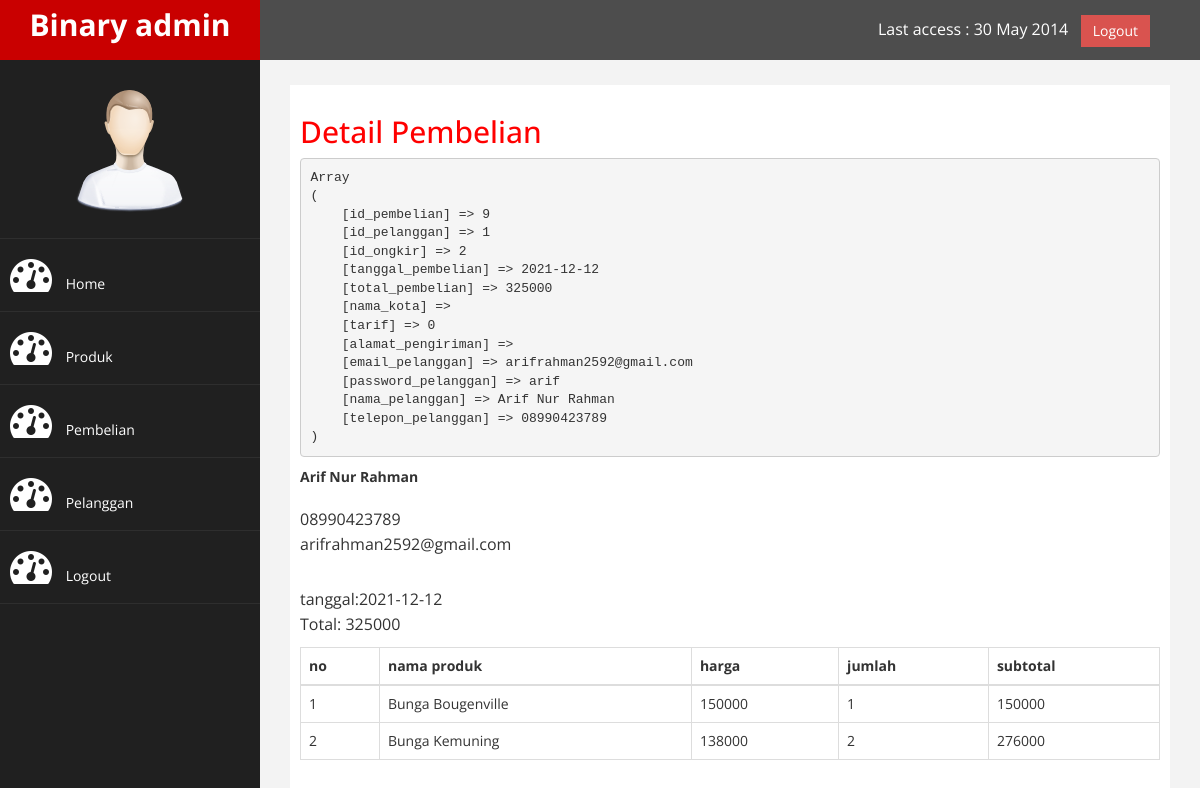
Screenshot of /kembang/admin/index.php?halaman=detail&id=9 (signed in) with the database file from the repository.
### tables this page shows
CREATE TABLE `pembelian` (
  `id_pembelian` int(11) NOT NULL,
  `id_pelanggan` int(11) NOT NULL,
  `id_ongkir` int(11) NOT NULL,
  `tanggal_pembelian` date NOT NULL,
  `total_pembelian` int(11) NOT NULL,
  `nama_kota` varchar(100) NOT NULL,
  `tarif` int(11) NOT NULL,
  `alamat_pengiriman` text NOT NULL
);

CREATE TABLE `pelanggan` (
  `id_pelanggan` int(11) NOT NULL,
  `email_pelanggan` varchar(100) NOT NULL,
  `password_pelanggan` varchar(50) NOT NULL,
  `nama_pelanggan` varchar(100) NOT NULL,
  `telepon_pelanggan` varchar(25) NOT NULL
);

CREATE TABLE `pembelian_produk` (
  `id_pembelian_produk` int(11) NOT NULL,
  `id_pembelian` int(11) NOT NULL,
  `id_produk` int(11) NOT NULL,
  `jumlah` int(11) NOT NULL,
  `nama` varchar(100) NOT NULL,
  `harga` int(11) NOT NULL,
  `berat` int(11) NOT NULL,
  `subberat` int(11) NOT NULL,
  `subharga` int(11) NOT NULL
);

CREATE TABLE `produk` (
  `id_produk` int(11) NOT NULL,
  `nama_produk` varchar(100) NOT NULL,
  `harga_produk` int(11) NOT NULL,
  `berat_produk` int(11) NOT NULL,
  `foto_produk` varchar(100) NOT NULL,
  `deskripsi_produk` text NOT NULL
);

### kembang/admin/detail.php (the view)
<h2>Detail Pembelian</h2>
<?php
$ambil = $koneksi->query("SELECT * FROM pembelian JOIN pelanggan
    ON pembelian.id_pelanggan=pelanggan.id_pelanggan
    WHERE pembelian.id_pembelian='$_GET[id]'");
$detail = $ambil->fetch_assoc();
?>
<pre><?php print_r($detail); ?></pre>
<strong><?php echo $detail['nama_pelanggan']; ?></strong> <br>
<p>
    <?php echo $detail['telepon_pelanggan']; ?> <br>
    <?php echo $detail['email_pelanggan']; ?>
</p>
<p>
    tanggal:<?php echo $detail['tanggal_pembelian']; ?> <br>
    Total: <?php echo $detail['total_pembelian']; ?>
</p>
<table class="table table-bordered">
    <thead>
        <tr>
            <th>no</th>
            <th>nama produk</th>
            <th>harga</th>
            <th>jumlah</th>
            <th>subtotal</th>
        </tr>
    </thead>
    <tbody>
        <?php $nomor=1; ?>
        <?php $ambil=$koneksi->query("SELECT * FROM pembelian_produk JOIN produk ON pembelian_produk.id_produk=produk.id_produk
        WHERE pembelian_produk.id_pembelian='$_GET[id]'"); ?>
        <?php while($pecah=$ambil->fetch_assoc()){ ?>
        <tr>
            <td><?php echo $nomor; ?></td>
            <td><?php echo $pecah['nama_produk']; ?></td>
            <td><?php echo $pecah['harga_produk']; ?></td>
            <td><?php echo $pecah['jumlah']; ?></td>
            <td>
                <?php echo $pecah['harga_produk']*$pecah['jumlah']; ?>
            </td>
        </tr>
        <?php $nomor++; ?>
        <?php } ?>
    </tbody>
</table>

### kembang/admin/assets/css/custom.css (style rules this page uses)
body { font-family: 'Open Sans', sans-serif; }
h2 { color: #f00; }
p { font-size:16px; line-height:25px; padding-top:20px; }

### rows the page displays
pembelian: id_pelanggan.nama_pelanggan "Arif Nur Rahman", id_pelanggan.telepon_pelanggan "08990423789", id_pelanggan.email_pelanggan "arifrahman2592@gmail.com", tanggal_pembelian "2021-12-12", total_pembelian "325000"
pembelian_produk: id_produk.nama_produk "Bunga Bougenville", id_produk.harga_produk "150000", jumlah "1", $pecah['harga_produk']*$pecah['jumlah'] "150000"
pembelian_produk: id_produk.nama_produk "Bunga Kemuning", id_produk.harga_produk "138000", jumlah "2", $pecah['harga_produk']*$pecah['jumlah'] "276000"
